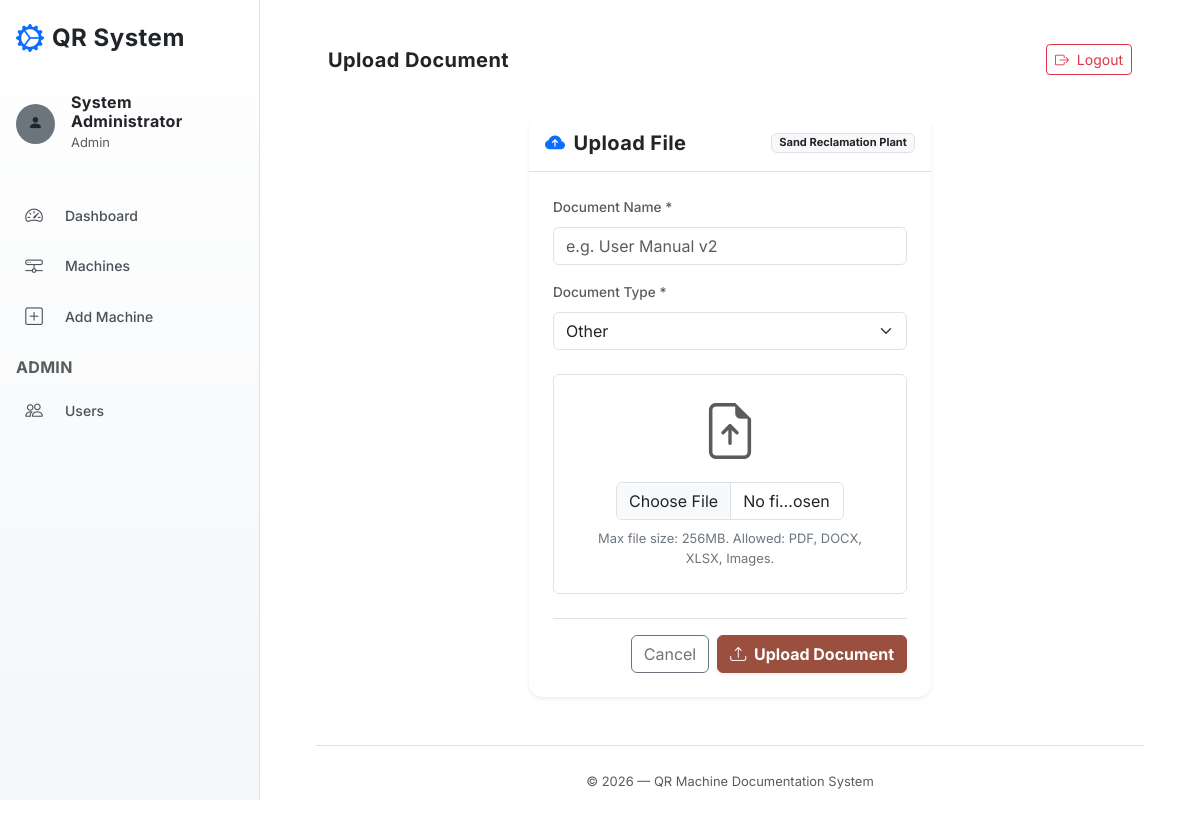
Screenshot of /machine/MCH001/documents/upload (signed in) with the database file from the repository.
### app/models.py (models this page shows)
class User(UserMixin, db.Model):
    id = db.Column(db.Integer, primary_key=True)
    username = db.Column(db.String(80), unique=True, nullable=False)
    password_hash = db.Column(db.String(256), nullable=False)
    full_name = db.Column(db.String(120), nullable=False)
    role = db.Column(db.String(20), nullable=False, default='operator')  # admin, engineer, supervisor, operator
    department = db.Column(db.String(100))
    is_active_user = db.Column(db.Boolean, default=True)
    created_at = db.Column(db.DateTime, default=datetime.utcnow)

class Machine(db.Model):
    id = db.Column(db.Integer, primary_key=True)
    machine_id = db.Column(db.String(20), unique=True, nullable=False)  # e.g. MCH001
    machine_name = db.Column(db.String(200), nullable=False)
    department = db.Column(db.String(100))
    machine_type = db.Column(db.String(100))
    manufacturer = db.Column(db.String(200))
    model = db.Column(db.String(100))
    serial_number = db.Column(db.String(100))
    capacity = db.Column(db.String(100))
    purchase_date = db.Column(db.Date)
    installation_date = db.Column(db.Date)
    location = db.Column(db.String(200))
    image_path = db.Column(db.String(500))
    qr_code_path = db.Column(db.String(500))
    status = db.Column(db.String(20), default='active')  # active, inactive, under_maintenance
    created_at = db.Column(db.DateTime, default=datetime.utcnow)
    maintenance_records = db.relationship('MaintenanceRecord', backref='machine', lazy=True, cascade='all, delete-orphan')
    breakdown_records = db.relationship('BreakdownRecord', backref='machine', lazy=True, cascade='all, delete-orphan')
    documents = db.relationship('Document', backref='machine', lazy=True, cascade='all, delete-orphan')
    spare_parts = db.relationship('SparePart', backref='machine', lazy=True, cascade='all, delete-orphan')
    schedules = db.relationship('PreventiveSchedule', backref='machine', lazy=True, cascade='all, delete-orphan')

### app/routes/documents.py (the view, shortened to what this page needs)
@documents_bp.route('/<machine_id>/documents/upload', methods=['GET', 'POST'])
@login_required
@role_required('admin', 'engineer')
def upload_document(machine_id):
    machine = Machine.query.filter_by(machine_id=machine_id).first_or_404()
    return render_template('documents/upload.html', machine=machine)

### app/templates/documents/upload.html (shortened to what this page needs)
{% extends "base.html" %}
{% block page_heading %}Upload Document{% endblock %}
{% block content %}
<div class="row justify-content-center">
    <div class="col-12 col-lg-8 col-xl-6">
        <div class="card bg-glass border-0 shadow-sm">
            <div class="card-header bg-transparent border-muted py-3 d-flex justify-content-between align-items-center">
                <h5 class="mb-0 text-dark"><i class="bi bi-cloud-arrow-up-fill me-2 text-primary"></i>Upload File</h5>
                <span class="badge bg-light border border-muted text-dark">{{ machine.machine_name }}</span>
            </div>
            <div class="card-body p-4 text-dark">
                <form action="{{ url_for('documents.upload_document', machine_id=machine.machine_id) }}" method="POST" enctype="multipart/form-data">
                    <div class="mb-3">
                        <label for="document_name" class="form-label text-muted">Document Name *</label>
                        <input type="text" class="form-control bg-light border-muted text-dark" id="document_name" name="document_name" placeholder="e.g. User Manual v2" required>
                    </div>
                    <div class="mb-4">
                        <label for="document_type" class="form-label text-muted">Document Type *</label>
                        <select class="form-select bg-light border-muted text-dark" id="document_type" name="document_type" required>
                            <option value="Other" selected>Other</option>
                        </select>
                    </div>
                    <div class="mb-4 p-4 border border-muted border-dashed rounded text-center position-relative" style="background-color: rgba(255,255,255,0.02);">
                        <i class="bi bi-file-earmark-arrow-up display-4 text-muted mb-3 d-block"></i>
                        <input type="file" class="form-control bg-light border-muted text-dark w-75 mx-auto" id="file" name="file" accept=".pdf,.doc,.docx,.xls,.xlsx,.png,.jpg,.jpeg" required>
                        <div class="form-text text-secondary mt-2">Max file size: 256MB. Allowed: PDF, DOCX, XLSX, Images.</div>
                    </div>
                    <div class="d-flex justify-content-end border-top border-muted pt-3 mt-2">
                        <a href="{{ url_for('machines.profile', machine_id=machine.machine_id) }}#documents" class="btn btn-outline-secondary me-2">Cancel</a>
                        <button type="submit" class="btn btn-primary fw-bold"><i class="bi bi-upload me-1"></i> Upload Document</button>
                    </div>
                </form>
            </div>
        </div>
    </div>
</div>
{% endblock %}

### app/templates/base.html (shortened to what this page needs)
<!DOCTYPE html>
<html lang="en">
<head>
    <link href="https://cdn.jsdelivr.net/npm/bootstrap@5.3.2/dist/css/bootstrap.min.css" rel="stylesheet">
    <link rel="stylesheet" href="https://cdn.jsdelivr.net/npm/bootstrap-icons@1.11.1/font/bootstrap-icons.css">
    <link rel="stylesheet" href="{{ url_for('static', filename='css/style.css') }}">
</head>
<body class="{% block body_class %}{% endblock %}">
    {% if current_user.is_authenticated and not skip_layout %}
    <div class="sidebar" id="sidebar">
        <div class="sidebar-header p-3 mb-3 d-flex align-items-center">
            <i class="bi bi-gear-wide-connected fs-3 text-primary me-2"></i>
            <h4 class="mb-0 text-dark fw-bold">QR System</h4>
        </div>
        <div class="user-info px-3 mb-4">
            <div class="d-flex align-items-center">
                <div class="avatar bg-secondary rounded-circle text-dark d-flex justify-content-center align-items-center me-3" style="width: 40px; height: 40px;">
                    <i class="bi bi-person-fill"></i>
                </div>
                <div>
                    <h6 class="mb-0 text-dark">{{ current_user.full_name }}</h6>
                    <small class="text-muted text-capitalize">{{ current_user.role }}</small>
                </div>
            </div>
        </div>
        <ul class="nav flex-column sidebar-nav">
            <li class="nav-item">
                <a class="nav-link sidebar-link {% if request.endpoint == 'machines.dashboard' %}active{% endif %}" href="{{ url_for('machines.dashboard') }}">
                    <i class="bi bi-speedometer2 me-2"></i> Dashboard
                </a>
            </li>
            <li class="nav-item">
                <a class="nav-link sidebar-link {% if request.endpoint == 'machines.list' or request.endpoint == 'machines.profile' %}active{% endif %}" href="{{ url_for('machines.list') }}">
                    <i class="bi bi-hdd-network me-2"></i> Machines
                </a>
            </li>
            {% if current_user.role == 'admin' %}
            <li class="nav-item">
                <a class="nav-link sidebar-link {% if request.endpoint == 'machines.add_machine' %}active{% endif %}" href="{{ url_for('machines.add_machine') }}">
                    <i class="bi bi-plus-square me-2"></i> Add Machine
                </a>
            </li>
            <li class="nav-item mt-3">
                <h6 class="sidebar-heading px-3 text-uppercase text-muted">Admin</h6>
            </li>
            <li class="nav-item">
                <a class="nav-link sidebar-link {% if request.blueprint == 'auth' and request.endpoint != 'auth.login' %}active{% endif %}" href="{{ url_for('auth.users') }}">
                    <i class="bi bi-people me-2"></i> Users
                </a>
            </li>
            {% endif %}
        </ul>
    </div>
    <div class="main-content" id="mainContent">
        <nav class="navbar navbar-expand-lg top-navbar mb-4 px-4 py-3">
            <div class="container-fluid">
                <h5 class="mb-0 text-dark d-none d-md-block">{% block page_heading %}Dashboard{% endblock %}</h5>
                <div class="ms-auto d-flex align-items-center">
                    <a href="{{ url_for('auth.logout') }}" class="btn btn-outline-danger btn-sm">
                        <i class="bi bi-box-arrow-right me-1"></i> Logout
                    </a>
                </div>
            </div>
        </nav>
        <div class="container-fluid px-4 pb-5">
            <div id="flash-messages-container" class="position-fixed top-0 end-0 p-3" style="z-index: 1055;">
            </div>
            {% block content %}{% endblock %}
            <footer class="mt-5 pt-4 border-top border-muted text-center text-muted">
                <small>&copy; 2026 &mdash; QR Machine Documentation System</small>
            </footer>
        </div>
    </div>
    {% endif %}
</body>
</html>

### app/static/css/style.css (style rules this page uses)
:root { --bg-deepest: #f4f6f8; --bg-page: #ffffff; --bg-card: #ffffff; --bg-card-hover: #fdfdfd; --bg-header: #f8f9fa; --sidebar-start: #ffffff; --sidebar-end: #f4f6f8; --accent-primary: #9A4F3F; --accent-primary-dark: #7A3B2D; --accent-secondary: #5a5a5a; --success: #2e7d32; --danger: #c62828; --warning: #ef6c00; --text-primary: #212529; --text-secondary: #495057; --text-muted: #6c757d; --border-color: #dee2e6; --border-focus: rgba(154, 79, 63, 0.3); --glass-bg: rgba(255, 255, 255, 0.95); --glass-border: rgba(0, 0, 0, 0.08); --shadow-sm: 0 2px 4px rgba(0, 0, 0, 0.05); --shadow-md: 0 4px 12px rgba(0, 0, 0, 0.08); --shadow-lg: 0 8px 24px rgba(0, 0, 0, 0.12); --shadow-glow-amber: 0 4px 20px rgba(154, 79, 63, 0.15); --shadow-glow-blue: 0 4px 20px rgba(90, 90, 90, 0.1); --shadow-glow-red: 0 4px 20px rgba(198, 40, 40, 0.15); --shadow-glow-cyan: 0 4px 20px rgba(90, 90, 90, 0.1); --sidebar-width: 260px; --radius-sm: 6px; --radius-md: 10px; --radius-lg: 14px; --transition: all 0.3s ease; }
*, *::before, *::after { box-sizing: border-box; }
html { scroll-behavior: smooth; -webkit-font-smoothing: antialiased; -moz-osx-font-smoothing: grayscale; }
body { margin: 0; padding: 0; font-family: 'Inter', system-ui, -apple-system, sans-serif; font-size: 0.925rem; color: var(--text-primary); background-color: var(--bg-page); line-height: 1.6; }
h1, h2, h3, h4, h5, h6 { font-weight: 700; letter-spacing: 0.02em; color: var(--text-primary); }
a { color: var(--accent-primary); text-decoration: none; transition: var(--transition); }
.sidebar { position: fixed; top: 0; left: 0; width: var(--sidebar-width); height: 100vh; background: linear-gradient(180deg, var(--sidebar-start), var(--sidebar-end)); border-right: 1px solid var(--border-color); z-index: 1040; display: flex; flex-direction: column; overflow-y: auto; overflow-x: hidden; transition: transform 0.35s cubic-bezier(0.4, 0, 0.2, 1); }
.sidebar-nav { flex: 1; padding: 0.75rem 0; }
.sidebar-link { display: flex; align-items: center; gap: 0.75rem; padding: 0.7rem 1.25rem; color: var(--text-secondary); font-size: 0.875rem; font-weight: 500; border-left: 3px solid transparent; transition: var(--transition); text-decoration: none; }
.sidebar-link i { font-size: 1.1rem; width: 22px; text-align: center; }
.main-content { margin-left: var(--sidebar-width); min-height: 100vh; padding: 1.75rem 2rem; transition: margin-left 0.35s ease; }
.btn-primary { background: var(--accent-primary) !important; border-color: var(--accent-primary) !important; color: #ffffff !important; font-weight: 600; box-shadow: var(--shadow-sm); transition: var(--transition); }
.form-control, .form-select { background-color: var(--bg-card) !important; border: 1px solid var(--border-color) !important; color: var(--text-primary) !important; border-radius: var(--radius-sm); transition: var(--transition); }
.form-label { color: var(--text-secondary); font-weight: 500; font-size: 0.85rem; }
.card { background: var(--bg-card); border: 1px solid var(--border-color); border-radius: var(--radius-lg); color: var(--text-primary); }
.card-header { background: var(--bg-header); border-bottom: 1px solid var(--border-color); font-weight: 600; }

### rows the page displays
User: full_name "System Administrator", role "Admin"
Machine: machine_name "Sand Reclamation Plant"
